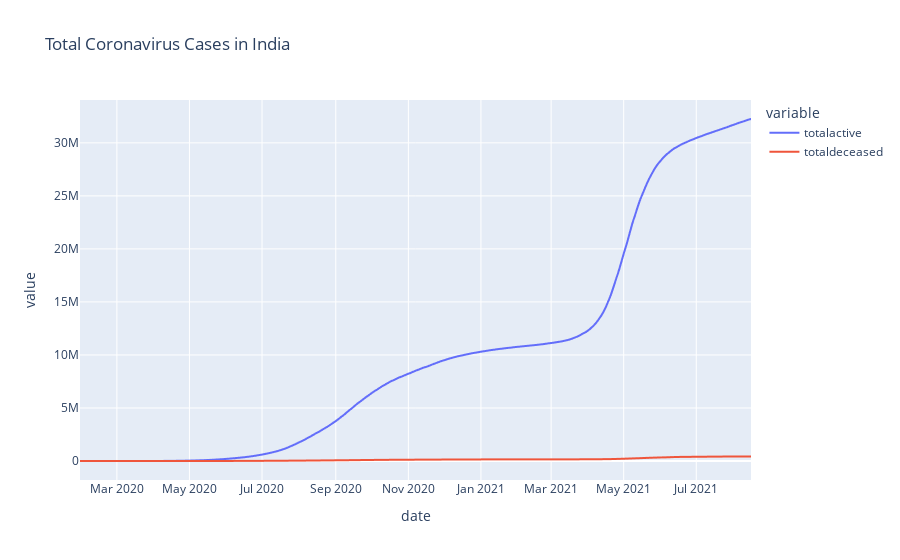

Notebook code cell kept with this figure:
### Code cell
fig = px.line(df, x="date", y=["totalactive", 'totaldeceased'], title='Total Coronavirus Cases in India')
fig.show()

### Figure 1 — Plotly figure (JSON) as saved in the notebook; plotly's stock layout.template omitted (floating-point values rounded to 4 significant figures; data arrays with more than 128 entries replaced by an {"elided": "..."} marker saying what was removed)
{"data": [{"hovertemplate": "variable=totalactive<br>date=%{x}<br>value=%{y}<extra></extra>", "legendgroup": "totalactive", "line": {"color": "#636efa", "dash": "solid"}, "mode": "lines", "name": "totalactive", "showlegend": true, "type": "scattergl", "x": {"elided": "565 str values"}, "xaxis": "x", "y": {"elided": "565 int values"}, "yaxis": "y"}, {"hovertemplate": "variable=totaldeceased<br>date=%{x}<br>value=%{y}<extra></extra>", "legendgroup": "totaldeceased", "line": {"color": "#EF553B", "dash": "solid"}, "mode": "lines", "name": "totaldeceased", "showlegend": true, "type": "scattergl", "x": {"elided": "565 str values"}, "xaxis": "x", "y": {"elided": "565 int values"}, "yaxis": "y"}], "layout": {"legend": {"title": {"text": "variable"}, "tracegroupgap": 0}, "title": {"text": "Total Coronavirus Cases in India"}, "xaxis": {"anchor": "y", "domain": [0, 1], "title": {"text": "date"}}, "yaxis": {"anchor": "x", "domain": [0, 1], "title": {"text": "value"}}}}
